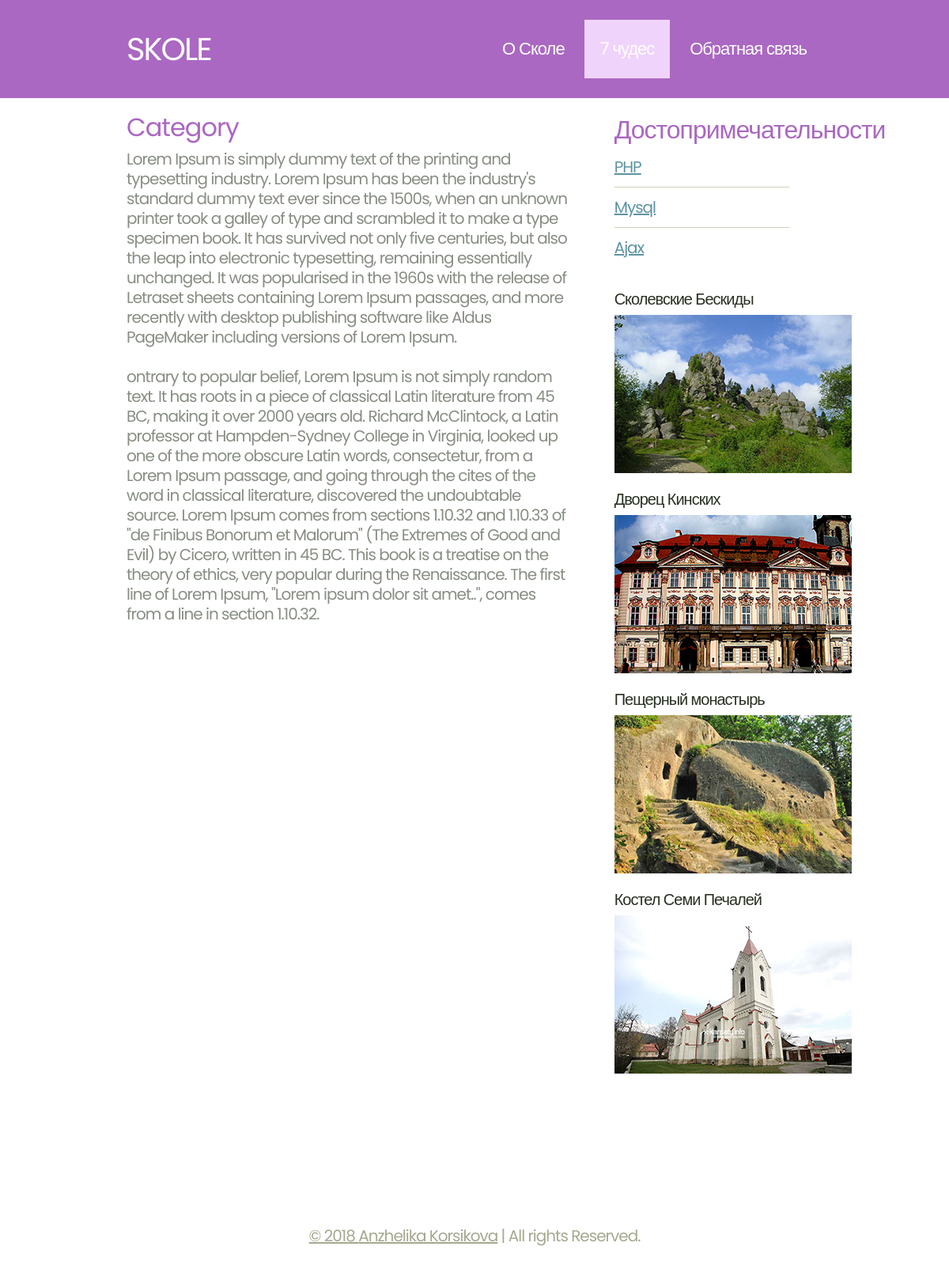
The app's page /category.php with its own data.
### tables this page shows
CREATE TABLE IF NOT EXISTS `mp_pages` (
  `page_id` int(11) NOT NULL AUTO_INCREMENT,
  `page_title` varchar(255) NOT NULL,
  `page_desc` text,
  `meta_keywords` varchar(255) DEFAULT NULL,
  `meta_desc` varchar(255) DEFAULT NULL,
  `sort_order` int(11) NOT NULL DEFAULT '0',
  `parent` varchar(255) NOT NULL DEFAULT '0',
  `status` enum('A','I') NOT NULL DEFAULT 'A',
  `page_alias` varchar(255) DEFAULT NULL,
  PRIMARY KEY (`page_id`),
  UNIQUE KEY `page_name` (`page_alias`)
);

### libs/config.php (called while the page is built, shortened)
<?php
require_once("common_functions.php");
$currentPage = pathinfo($_SERVER['PHP_SELF'], PATHINFO_FILENAME);
?>

### libs/common_functions.php (called while the page is built, shortened)
<?php
function easy_crypt($string) {
    return base64_encode($string . "_@#!@");
}
function getPageDetailsByName($pageAlias) {
    global $DB;
    $rs = array();
    $sql = "SELECT * FROM " . TABLE_PAGES . " WHERE 1 AND page_alias = :pname";
    try {
        $stmt = $DB->prepare($sql);
        $stmt->bindValue(":pname", $pageAlias);
        $stmt->execute();
        $results = $stmt->fetchAll();
    } catch (Exception $ex) {
        echo errorMessage($ex->getMessage());
    }
    if (count($results) > 0) {
       $rs =  $results[0];
    }
    return $rs;
}
?>

### category.php (the view)
<?php
require("libs/config.php");
$pageDetails = getPageDetailsByName($currentPage);
include("header.php");
?>
<div class="row main-row">
    <div class="8u">
        <section class="left-content">
            <h2><?php echo stripslashes($pageDetails["page_title"]); ?></h2>
            <?php echo stripslashes($pageDetails["page_desc"]); ?>
        </section>
    </div>
	<?php include("sidebar.php"); ?>
</div>
<?php
include("footer.php");
?>

### header.php (shortened to what this page needs)
<!DOCTYPE HTML>
<html>
    <head>
    </head>
    <body>
        <div id="header-wrapper">
            <div class="container">
                <div class="row">
                    <div class="12u">
                        <header id="header">
                            <h1><a href="http://test2.ru/simple-website/" id="logo">SKOLE</a></h1>
                            <nav id="nav">
                                <a href="about-us.php" <?php echo ($currentPage == "about-us") ? ' class="current-page-item"' : '' ?> >О Сколе</a>
                                <a href="category.php" <?php echo ($currentPage == "category") ? ' class="current-page-item"' : '' ?>>7 чудес</a>
                                <a href="contact-us.php" <?php echo ($currentPage == "contact-us") ? ' class="current-page-item"' : '' ?>>Обратная связь</a>
                            </nav>
                        </header>
                    </div>
                </div>
            </div>
        </div>
        <div id="main">
            <div class="container">

### sidebar.php
<?php
$page_id = $pageDetails["page_id"];
if ($_GET["id"] <> "") {
    $sql = "SELECT * FROM " . TABLE_PAGES . " WHERE status = 'A' AND parent = :parent ORDER BY sort_order ASC";
    try {
        $stmt = $DB->prepare($sql);
        $stmt->bindValue(":parent", db_prepare_input($pageDetails["parent"]));
        $stmt->execute();
        $pagesResults = $stmt->fetchAll();
    } catch (Exception $ex) {
       echo errorMessage($ex->getMessage());
    }
} elseif ($page_id <> "") {
   $sql = "SELECT * FROM " . TABLE_PAGES . " WHERE status = 'A' AND parent = :parent ORDER BY sort_order ASC";
    try {
        $stmt = $DB->prepare($sql);
        $stmt->bindValue(":parent", db_prepare_input($page_id));
        $stmt->execute();
        $pagesResults = $stmt->fetchAll();
    } catch (Exception $ex) {
        echo errorMessage($ex->getMessage());
    }
}
?>
<div class="3u">
    <?php
    if (count($pagesResults) > 0) {
        ?>
        <section>
            <h2>Достопримечательности</h2>
            <div>
                <div class="row">
                    <div class="12u">
                        <ul class="link-list">
                            <?php foreach ($pagesResults as $rs) { ?>
                                <li><a href="page.php?id=<?php echo easy_crypt($rs["page_alias"]); ?>"><?php echo stripslashes($rs["page_title"]); ?></a></li>
                            <?php } ?>
                        </ul>
                    </div>
                </div>
            </div>
        </section>
    <?php } ?>
    <section>
        <h4>Сколевские Бескиды</h4>
        <div>
            <div class="row">
                <div class="12u">
                    <a href="http://turizm-karpaty.com.ua/index.php?view_content=383&lang=rus" target="_blank"><img src="css/images/6.jpg" alt=""></a>
                </div>
            </div>
        </div>
    </section>
    <section>
        <h4>Дворец Кинских</h4>
        <div>
            <div class="row">
                <div class="12u">
                    <a href="http://turizm-karpaty.com.ua/index.php?view_content=1533&lang=rus" target="_blank"><img src="css/images/7.jpg" alt=""></a>
                </div>
            </div>
        </div>
    </section>
    <section>
        <h4>Пещерный монастырь</h4>
        <div>
            <div class="row">
                <div class="12u">
                    <a href="http://turizm-karpaty.com.ua/index.php?view_content=1012&lang=rus" target="_blank"><img src="css/images/8.jpg" alt=""></a>
                </div>
            </div>
        </div>
    </section>
    <section>
        <h4>Костел Семи Печалей</h4>
        <div>
            <div class="row">
                <div class="12u">
                    <a href="http://turizm-karpaty.com.ua/index.php?view_content=1531&lang=rus" target="_blank"><img src="css/images/9.jpg" alt=""></a>
                </div>
            </div>
        </div>
    </section>
</div>

### footer.php (shortened to what this page needs)
			</div>
		</div>
		<div id="footer-wrapper">
			<div class="container">
				<div class="row">
					<div class="12u">
						<div id="copyright">
							<a href="https://github.com/Angelika1703" target="_blank">&copy; <?php echo date("Y"); ?> Anzhelika Korsikova</a> | All rights Reserved.  </a>
						</div>
					</div>
				</div>
			</div>
		</div>
	</body>
</html>

### css/style.css (style rules this page uses)
*,*:before,*:after { -moz-box-sizing:content-box;-webkit-box-sizing:content-box;-o-box-sizing:content-box;-ms-box-sizing:content-box;box-sizing:content-box }
body { font-size: 15pt; font-family: sans-serif; background-color: white; font-family: 'Poppins', sans-serif; color: #878e83; letter-spacing: -1px; }
h1,h2,h3,h4 { color: #aa68c2; font-weight: normal; }
h2 { font-size: 1.6em; letter-spacing: -1px; margin-bottom: 0.5em; }
h3,h4 { color: #283121; margin-bottom: 0.5em; }
h4 { font-size: 1em; }
p, ul { margin-bottom: 1.25em; }
ul { padding: 0.25em 0 0 0; }
a { color: #5d93a2; text-decoration: underline; }
ul.link-list li { border-top: solid 1px #ced0b7; padding: 0.75em 0 0 0; margin: 0.75em 0 0 0; }
ul.link-list li:first-child { padding-top: 0; margin-top: 0; border-top: 0; }

### css/style-desktop.css (style rules this page uses)
body { min-width: 1200px; }
section, article { margin: 0 0 20px 0; }
section:last-child, article:last-child { margin-bottom: 0; }
section.left-content { padding-left: 40px; padding-right: 30px; line-height:25px; }
#header-wrapper { background-color: #aa68c2; }
#header { position: relative; margin: 2.5% 0 2.5% 0; padding: 0 40px 0 40px; background-color: #aa68c2; height: 86px; }
#header h1 { position: absolute; left: 40px; top: 0; color: #fff; font-size: 2.4em; letter-spacing: -2px; line-height: 86px; }
#header h1 a { color: #fff; text-decoration: none; }
#header nav { position: absolute; right: 40px; top: 1px; line-height: 84px; font-size: 1.3em; letter-spacing: -1px; }
#header nav a { display: inline-block; text-decoration: none; color: #fff; padding: 0 25px 0 25px; outline: 0; }
#header nav a.current-page-item { background-color: #f0d3fb; }
#main { background: #fff; padding: 2% 0 2% 0; }
#footer-wrapper { padding: 0 0 1% 0; }
#copyright { text-align: center; color: #A6A88F; padding: 1em 0 0 0; margin: 1% 0 0 0; }
#copyright a { color: #A6A88F; }

### css/style-1000px.css (style rules this page uses)
body { min-width: 960px; }
#header { height: 76px; }
#header h1 { font-size: 2em; line-height: 76px; }
#header nav { line-height: 74px; font-size: 1.1em; }
#header nav a { padding: 0 20px 0 20px; }
#footer-wrapper { padding: 5% 0 5% 0; }
#copyright { padding: 3em 0 0 0; margin: 5% 0 0 0; }

### records on screen
mp_pages: page_title "Category", page_desc "Lorem Ipsum is simply dummy text of the printing and typesetting industry. Lorem Ipsum has been the industry's standard dummy text ever since the 1500s, when an unknown printer took a galley of type and scrambled it to make a type specimen book. It has survived not only five centuries, but also the leap into electronic typesetting, remaining essentially unchanged. It was popularised in the 1960s with the release of Letraset sheets containing Lorem Ipsum passages, and more recently with desktop publishing software like Aldus PageMaker including versions of Lorem Ipsum. ontrary to popular belief, Lorem Ipsum is not simply random text. It has roots in a piece of classical Latin literature from…"
mp_pages: page_title "PHP"
mp_pages: page_title "Mysql"
mp_pages: page_title "Ajax"
